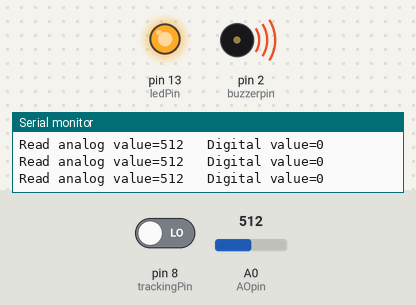
This sketch was run on a simulated Arduino Uno, built with avr-gcc and run on an emulated ATmega328P. Parts: output pins drawn as LEDs (lit = HIGH), buzzer (waves = sounding, pin HIGH), the last lines printed to the serial monitor. The inputs (shaded band) are chosen by the test bench; at power-on: pin 8 (trackingPin) LOW, A0 (AOpin) = 512.

Above: at 1.3 s.
1.4 s: pin 8 (trackingPin) driven HIGH
At 1.9 s:
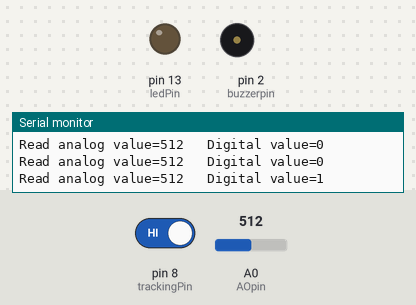
3.0 s: pin 8 (trackingPin) driven LOW
At 4.3 s:
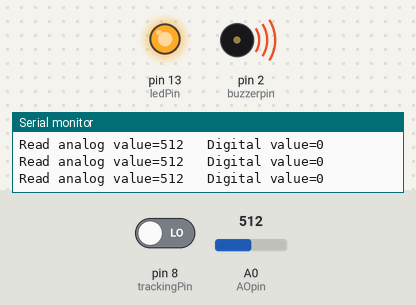
Timing chart, 0 to 6.0 s (numbered marks = the images above; inputs shaded):
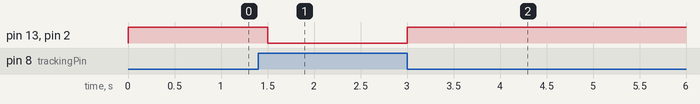

Measured:
- after the input at 1.4 s, pin 13 (ledPin), pin 2 (buzzerpin): HIGH → LOW after 0.10 s
- after the input at 3.0 s, pin 13 (ledPin), pin 2 (buzzerpin): LOW → HIGH at once

The sketch:

LineTrack_ActiveBuzzer_LED.ino
```cpp
// Line Tracking Sensor TCRT5000
const int trackingPin = 8; //the tracking module attach to pin 8
const int ledPin = 13; // pin 13 is built-in LED
const int AOpin = A0; // AO pin of TCRT5000 sensor is connected to pin A0 on Arduino
const int buzzerpin = 2; // active buzzer pin

int AnalogValue;

void setup()
{
  // put your setup code here, to run once:
  Serial.begin(9600);
  pinMode(trackingPin, INPUT); // set trackingPin as INPUT (read digital signal from sensor)
  pinMode(AOpin, INPUT); // set analog output pin as INPUT (read analog signal from sensor)
  pinMode(ledPin, OUTPUT); // set ledPin as OUTPUT
  pinMode(buzzerpin, OUTPUT); // set buzzerpin as OUTPUT
}

void loop()
{
  // put your main code here, to run repeatedly:
  boolean val = digitalRead(trackingPin); // read the value of the tracking module
  AnalogValue = analogRead(AOpin);
  Serial.print("Read analog value=");
  Serial.print(AnalogValue);
  Serial.print("\t Digital value=");
  Serial.println(val);

  if (val == HIGH) // if it is HIGH (Object is NOT detected)
  {
    digitalWrite(ledPin, LOW); // turn off the LED
    digitalWrite(LED_BUILTIN, LOW); // turn off the built-in LED on Arduino board
    digitalWrite(buzzerpin, LOW); // buzzer is muted
  }

  // when digital output DO is LOW, it means detected
  else {
    digitalWrite(ledPin, HIGH); // turn on the LED
    digitalWrite(LED_BUILTIN, HIGH); // turn on built-in LED on Arduino board
    digitalWrite(buzzerpin, HIGH); // buzzer turns on
  }

  delay(500);
}
```
